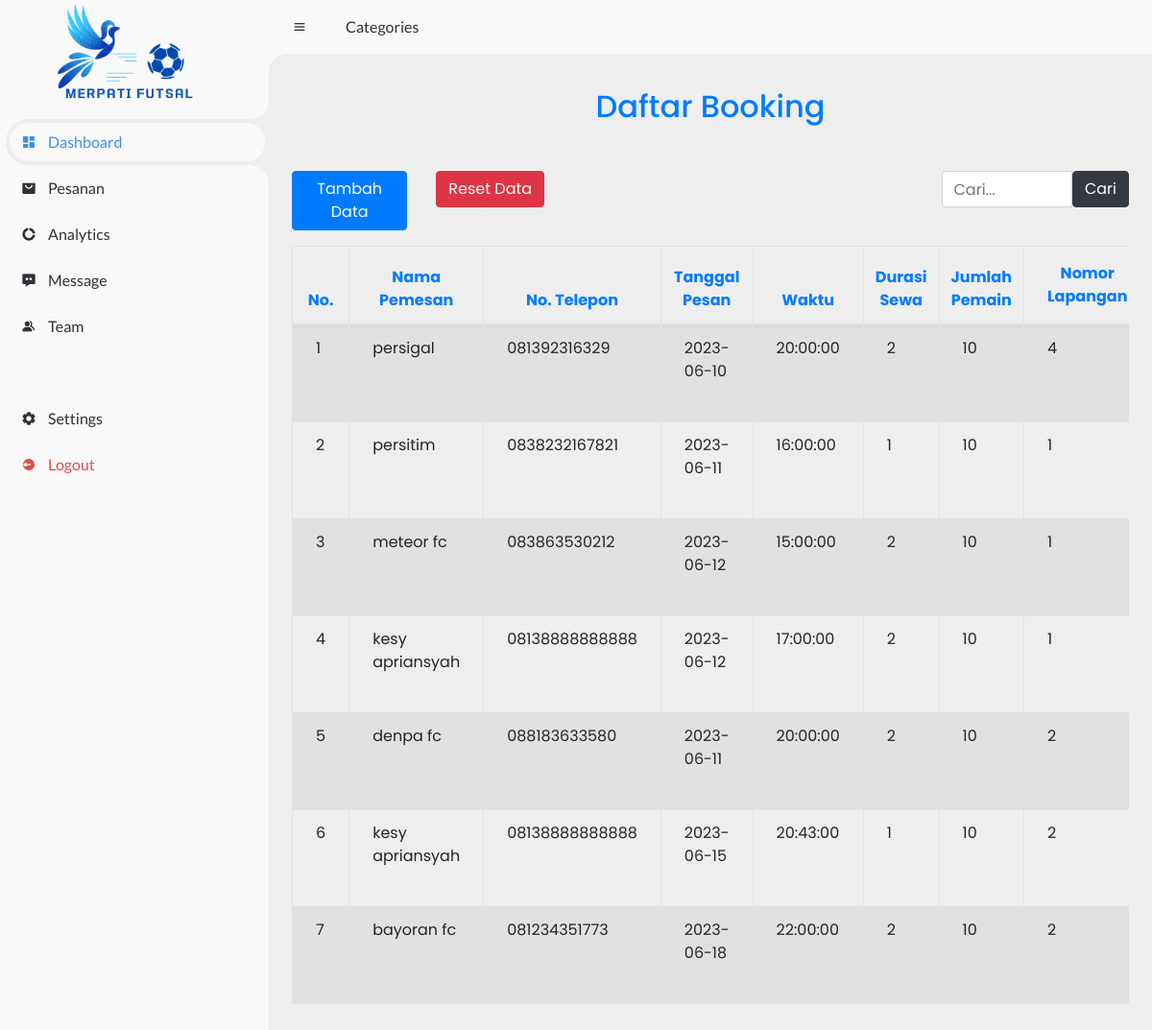
The app's page /admin1/fitur/search.php with its own data.
### tables this page shows
CREATE TABLE `booking` (
  `id` int(11) NOT NULL,
  `nama` varchar(255) NOT NULL,
  `no_telepon` varchar(255) NOT NULL,
  `tanggal` date NOT NULL,
  `waktu` time NOT NULL,
  `durasi` int(11) NOT NULL,
  `jumlah_pemain` int(11) NOT NULL,
  `no_lapangan` int(11) NOT NULL,
  `harga` int(11) NOT NULL,
  `deposito` varchar(255) NOT NULL,
  `keterangan` varchar(255) DEFAULT NULL
);

### admin1/fitur/search.php (the view, shortened to what this page needs)
<?php
include('../proses/connection.php');
$keyword = $_GET['keyword'];
$query = mysqli_query($connect, "SELECT * FROM booking WHERE nama LIKE '%$keyword%' OR no_telepon LIKE '%$keyword%' OR tanggal LIKE '%$keyword%' OR waktu LIKE '%$keyword%' OR durasi LIKE '%$keyword%' OR jumlah_pemain LIKE '%$keyword%' OR no_lapangan LIKE '%$keyword%' OR harga LIKE '%$keyword%' OR deposito LIKE '%$keyword%' OR keterangan LIKE '%$keyword%' ");
$result = mysqli_fetch_all($query, MYSQLI_ASSOC);
?>
<!DOCTYPE html>
<html lang="en">
  <head>
    <link href="https://unpkg.com/boxicons@2.0.9/css/boxicons.min.css" rel="stylesheet" />
    <link rel="stylesheet" href="https://maxcdn.bootstrapcdn.com/bootstrap/4.5.2/css/bootstrap.min.css" />
    <link rel="stylesheet" href="https://cdnjs.cloudflare.com/ajax/libs/font-awesome/5.15.4/css/all.min.css" />
    <link rel="stylesheet" href="../style.css?=<?php echo time(); ?>" />
  </head>
  <body>
<section id="sidebar">
      <a href="" class="brand">
    <span><img src="../../pages-user/image/Biru Putih Ilustrasi Logo Tim Olahraga.png" class="imagelogo" alt=""></span>
      </a>
      <ul class="side-menu top">
        <li class="active">
          <a href="../home.php">
            <i class="bx bxs-dashboard"></i>
            <span class="text">Dashboard</span>
          </a>
        </li>
        <li>
          <a href="../pesanan.php">
            <i class="bx bxs-shopping-bag-alt"></i>
            <span class="text">Pesanan</span>
          </a>
        </li>
        <li>
          <a href="../../index.php" target="_blank">
            <i class="bx bxs-doughnut-chart"></i>
            <span class="text">Analytics</span>
          </a>
        </li>
        <li>
          <a href="#">
            <i class="bx bxs-message-dots"></i>
            <span class="text">Message</span>
          </a>
        </li>
        <li>
          <a href="#">
            <i class="bx bxs-group"></i>
            <span class="text">Team</span>
          </a>
        </li>
      </ul>
      <ul class="side-menu">
        <li>
          <a href="#">
            <i class="bx bxs-cog"></i>
            <span class="text">Settings</span>
          </a>
        </li>
        <li>
          <a href="./proses/logout.php" class="logout">
            <i class="bx bxs-log-out-circle"></i>
            <span class="text">Logout</span>
          </a>
        </li>
      </ul>
    </section>
    <section id="content">
        <nav>
        <i class="bx bx-menu"></i>
        <a href="#" class="nav-link">Categories</a>
      </nav>
      <main>
      <div class="table-responsive ">
            <h2 class="text-primary fw-medium text-center">Daftar Booking</h2>
            <div class="row mt-5">
                <div class="col-2 text-center">
                    <a href="booking.php"><button type="submit" class="btn btn-primary" data-bs-toggle="modal" data-bs-target="#tambahDataModal">Tambah Data</button></a>
                </div>
                <div class="col">
                    <a href="../proses/reset.php" onclick="return confirm('Apakah kamu yakin akan mereset data ?');"><button type="submit" class="btn btn-danger" data-bs-toggle="modal" data-bs-target="#tambahDataModal">Reset Data</button></a>
                </div>
                <div class="col-3">
                    <form class="input-group align-items-bottom" role="search" action="search.php" method="get">
                        <input class="form-control" type="search" name="keyword" placeholder="Cari..." aria-label="Search" >
                        <button class="btn btn-dark" type="submit">Cari</button>
                    </form>
                </div>
            </div>
            <table class="table mt-3 table-striped table-hover table table-bordered table-invoice-full">
                <thead class="text-primary shadow-sm text-center">
                    <tr>
                        <th scope="col" class="head0">No.</th>
                        <th scope="col" class="head0">Nama Pemesan</th>
                        <th scope="col" class="head0">No. Telepon</th>
                        <th scope="col" class="head0">Tanggal Pesan</th>
                        <th scope="col" class="head0">Waktu</th>
                        <th scope="col" class="head0">Durasi Sewa</th>
                        <th scope="col" class="head0">Jumlah Pemain</th>
                        <th scope="col" class="px-4 py-3">Nomor Lapangan</th>
                    </tr>
                </thead>
                <tbody>
                    <?php foreach ($result as $key => $value) : ?>
                        <tr>
                            <td class="px-4"><?php echo $key + 1; ?></td>
                            <td class="px-4"><?php echo $value['nama']; ?></td>
                            <td class="px-4"><?php echo $value['no_telepon']; ?></td>
                            <td class="px-4"><?php echo $value['tanggal']; ?></td>
                            <td class="px-4"><?php echo $value['waktu']; ?></td>
                            <td class="px-4"><?php echo $value['durasi']; ?></td>
                            <td class="px-4"><?php echo $value['jumlah_pemain']; ?></td>
                            <td class="px-4"><?php echo $value['no_lapangan']; ?></td>
                        </tr>
                    <?php endforeach ?>
                </tbody>
            </table>
        </div>
      </main>
    </section>
  </body>
</html>

### admin1/style.css (style rules this page uses)
* { margin: 0; padding: 0; box-sizing: border-box; }
a { text-decoration: none; }
li { list-style: none; }
:root { --poppins: "Poppins", sans-serif; --lato: "Lato", sans-serif; --light: #f9f9f9; --blue: #3c91e6; --light-blue: #cfe8ff; --grey: #eee; --dark-grey: #aaaaaa; --dark: #342e37; --red: #db504a; --yellow: #ffce26; --light-yellow: #fff2c6; --orange: #fd7238; --light-orange: #ffe0d3; }
html { overflow-x: hidden; }
.imagelogo { width: 150px; height: 150px; position: absolute; top: -20px; left: 52px; }
body { background: var(--grey); overflow-x: hidden; }
#sidebar { position: fixed; top: 0; left: 0; width: 280px; height: 100%; background: var(--light); z-index: 2000; font-family: var(--lato); transition: 0.3s ease; overflow-x: hidden; scrollbar-width: none; }
#sidebar .brand { font-size: 24px; font-weight: 700; height: 56px; display: flex; align-items: center; color: var(--blue); position: sticky; top: 0; left: 0; background: var(--light); z-index: 500; padding-bottom: 20px; box-sizing: content-box; }
#sidebar .side-menu { width: 100%; margin-top: 48px; }
#sidebar .side-menu li { height: 48px; background: transparent; margin-left: 6px; border-radius: 48px 0 0 48px; padding: 4px; }
#sidebar .side-menu li.active { background: var(--grey); position: relative; }
#sidebar .side-menu li.active::before { content: ""; position: absolute; width: 40px; height: 40px; border-radius: 50%; top: -40px; right: 0; box-shadow: 20px 20px 0 var(--grey); z-index: -1; }
#sidebar .side-menu li.active::after { content: ""; position: absolute; width: 40px; height: 40px; border-radius: 50%; bottom: -40px; right: 0; box-shadow: 20px -20px 0 var(--grey); z-index: -1; }
#sidebar .side-menu li a { width: 100%; height: 100%; background: var(--light); display: flex; align-items: center; border-radius: 48px; font-size: 16px; color: var(--dark); white-space: nowrap; overflow-x: hidden; }
#sidebar .side-menu.top li.active a { color: var(--blue); }
#sidebar .side-menu li a.logout { color: var(--red); }
#sidebar .side-menu li a .bx { min-width: calc(60px - ((4px + 6px) * 2)); display: flex; justify-content: center; }
#content { position: relative; width: calc(100% - 280px); left: 280px; transition: 0.3s ease; }
#content nav { height: 56px; background: var(--light); padding: 0 24px; display: flex; align-items: center; grid-gap: 24px; font-family: var(--lato); position: sticky; top: 0; left: 0; z-index: 1000; }
#content nav::before { content: ""; position: absolute; width: 40px; height: 40px; bottom: -40px; left: 0; border-radius: 50%; box-shadow: -20px -20px 0 var(--light); }
#content nav a { color: var(--dark); }
#content nav .bx.bx-menu { cursor: pointer; color: var(--dark); }
#content nav .nav-link { font-size: 16px; transition: 0.3s ease; }
#content main { width: 100%; padding: 36px 24px; font-family: var(--poppins); max-height: calc(100vh - 56px); overflow-y: auto; }

### records on screen
booking: nama "persigal", no_telepon "081392316329", tanggal "2023-06-10", waktu "20:00:00", durasi "2", jumlah_pemain "10", no_lapangan "4"
booking: nama "persitim", no_telepon "0838232167821", tanggal "2023-06-11", waktu "16:00:00", durasi "1", jumlah_pemain "10", no_lapangan "1"
booking: nama "meteor fc", no_telepon "083863530212", tanggal "2023-06-12", waktu "15:00:00", durasi "2", jumlah_pemain "10", no_lapangan "1"
booking: nama "kesy apriansyah", no_telepon "08138888888888", tanggal "2023-06-12", waktu "17:00:00", durasi "2", jumlah_pemain "10", no_lapangan "1"
booking: nama "denpa fc", no_telepon "088183633580", tanggal "2023-06-11", waktu "20:00:00", durasi "2", jumlah_pemain "10", no_lapangan "2"
booking: nama "kesy apriansyah", no_telepon "08138888888888", tanggal "2023-06-15", waktu "20:43:00", durasi "1", jumlah_pemain "10", no_lapangan "2"
booking: nama "bayoran fc", no_telepon "081234351773", tanggal "2023-06-18", waktu "22:00:00", durasi "2", jumlah_pemain "10", no_lapangan "2"
